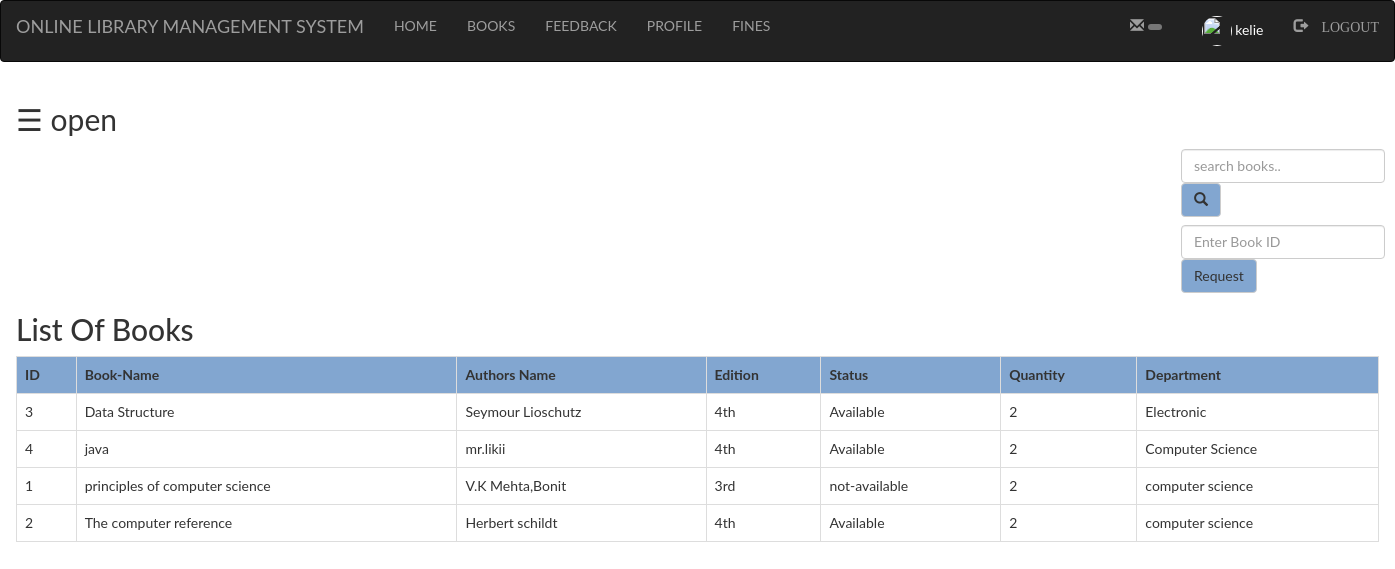
/student/books.php (signed in), run on the app's committed database.
### tables this page shows
CREATE TABLE `books` (
  `bid` int(100) NOT NULL,
  `name` varchar(100) NOT NULL,
  `authors` varchar(100) NOT NULL,
  `edition` varchar(100) NOT NULL,
  `status` varchar(100) NOT NULL,
  `quantity` int(100) NOT NULL,
  `department` varchar(100) NOT NULL
);

### student/books.php (the view, shortened to what this page needs)
<?php
	include "connection.php";
	include "navbar.php";
?>
<!DOCTYPE html>
<html>
<head>
</head>
<body>
	<div id="main">
	  <span style="font-size:30px;cursor:pointer" onclick="openNav()">&#9776; open</span>
	<div class="srch">
		<form class="navbar-form" method="post" name="form1">
				<input class="form-control" type="text" name="search" placeholder="search books.." required="">
				<button style="background-color: #82a6d0; " type="submit" name="submit" class="btn btn-default">
					<span class="glyphicon glyphicon-search"></span>
				</button>
		</form>
	</div>
	<div class="srch">
		<form class="navbar-form" method="post" name="form1">
				<input class="form-control" type="text" name="bid" placeholder="Enter Book ID" required="">
				<button style="background-color: #82a6d0; " type="submit" name="submit1" class="btn btn-default">Request
				</button>
		</form>
	</div>
	<h2>List Of Books</h2>
	<?php
		if(isset($_POST['submit']))
		{
			$q=mysqli_query($db,"SELECT * from books where name like'%$_POST[search]%' ");
			if (mysqli_num_rows($q)==0)
			 {
			 	echo "Sorry! No book found. Try searching again.";
			 }
			 else
			 {
				echo "<table class='table table-bordered table-hover'>";
				echo "<tr style='background-color: #82a6d0;'>";
					echo "<th>"; echo "ID";	echo "</th>";
					echo "<th>"; echo "Book-Name";	echo "</th>";
					echo "<th>"; echo "Authors Name";	echo "</th>";
					echo "<th>"; echo "Edition";	echo "</th>";
					echo "<th>"; echo "Status";	echo "</th>";
					echo "<th>"; echo "Quantity";	echo "</th>";
					echo "<th>"; echo "Department";	echo "</th>";
				echo "</tr>";
				while($row=mysqli_fetch_assoc($q))
				{
					echo "<tr>";
					echo "<td>"; echo $row['bid']; echo "</td>";
					echo "<td>"; echo $row['name']; echo "</td>";
					echo "<td>"; echo $row['authors']; echo "</td>";
					echo "<td>"; echo $row['edition']; echo "</td>";
					echo "<td>"; echo $row['status']; echo "</td>";
					echo "<td>"; echo $row['quantity']; echo "</td>";
					echo "<td>"; echo $row['department']; echo "</td>";
					echo "</tr>";
				}
				echo "</table>";
			 }
		}
			else
			{
				$res=mysqli_query($db,"SELECT * FROM `books` ORDER BY `books`.`name` ASC;");
				echo "<table class='table table-bordered table-hover'>";
				echo "<tr style='background-color: #82a6d0;'>";
					echo "<th>"; echo "ID";	echo "</th>";
					echo "<th>"; echo "Book-Name";	echo "</th>";
					echo "<th>"; echo "Authors Name";	echo "</th>";
					echo "<th>"; echo "Edition";	echo "</th>";
					echo "<th>"; echo "Status";	echo "</th>";
					echo "<th>"; echo "Quantity";	echo "</th>";
					echo "<th>"; echo "Department";	echo "</th>";
				echo "</tr>";
				while($row=mysqli_fetch_assoc($res))
				{
					echo "<tr>";
					echo "<td>"; echo $row['bid']; echo "</td>";
					echo "<td>"; echo $row['name']; echo "</td>";
					echo "<td>"; echo $row['authors']; echo "</td>";
					echo "<td>"; echo $row['edition']; echo "</td>";
					echo "<td>"; echo $row['status']; echo "</td>";
					echo "<td>"; echo $row['quantity']; echo "</td>";
					echo "<td>"; echo $row['department']; echo "</td>";
					echo "</tr>";
				}
				echo "</table>";
			}
					?>
</body>
</html>

### student/style.css (style rules this page uses)
html, body, div, span, object, iframe, h1, h2, h3, h4, h5, h6, p, blockquote, pre, abbr, address, cite, code, del, dfn, em, img, ins, kbd, q, samp, small, strong, sub, sup, var, b, i, dl, dt, dd, ol, ul, li, fieldset, form, label, legend, table, caption, tbody, tfoot, thead, tr, th, td, article, aside, canvas, details, figcaption, figure, footer, header, hgroup, menu, nav, section, summary, time, mark, audio, video { margin:0; padding:0; border:0; outline:0; font-size:100%; vertical-align:baseline; background:transparent; }
body { line-height:1; }
table { border-collapse:collapse; border-spacing:0; }
input, select { vertical-align:middle; }
input { height: 30px; width: 300px; }

### student/books.php (style rules this page uses)
.srch { padding-left: 1150px; }
body { font-family: "Lato", sans-serif; transition: background-color .5s; }
#main { transition: margin-left .5s; padding: 16px; }

### data on the page
books: bid "3", name "Data Structure", authors "Seymour Lioschutz", edition "4th", status "Available", quantity "2", department "Electronic"
books: bid "4", name "java", authors "mr.likii", edition "4th", status "Available", quantity "2", department "Computer Science"
books: bid "1", name "principles of computer science", authors "V.K Mehta,Bonit", edition "3rd", status "not-available", quantity "2", department "computer science"
books: bid "2", name "The computer reference", authors "Herbert schildt", edition "4th", status "Available", quantity "2", department "computer science"

### other printed values
$_SESSION['login_user'] "kelie"
